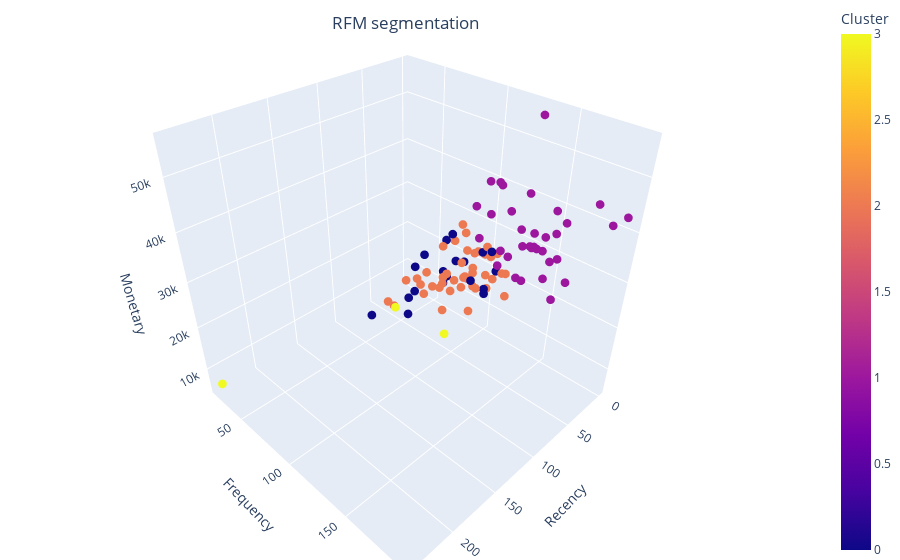

The notebook cell this image was saved under:
### Code cell
import plotly.express as px

color_map = {
    '0' : 'red',
    '1' : 'green',
    '2' : 'blue',
}

fig = px.scatter_3d(
    lrfm_all,
    x='Recency',
    y='Frequency',
    z='Monetary',
    color='Cluster',
    color_discrete_map=color_map,
)

fig.update_traces(marker_size = 3)

# tight layout
fig.update_layout(margin=dict(l=0, r=0, b=0, t=0),
                  title={
                    'text': "RFM segmentation",
                    'y':0.97,
                    'x':0.45,
                    'xanchor': 'center',
                    'yanchor': 'top'},
                    legend=dict(
                      yanchor="top",
                      y=0.97,
                      xanchor="left",
                      x=0.70,
                      itemsizing='constant',
                      itemwidth = 30))

fig.update_xaxes(tickformat=".0f")

### Figure 1 — Plotly figure (JSON) as saved in the notebook; plotly's stock layout.template omitted (floating-point values rounded to 4 significant figures)
{"data": [{"hovertemplate": "Recency=%{x}<br>Frequency=%{y}<br>Monetary=%{z}<br>Cluster=%{marker.color}<extra></extra>", "legendgroup": "", "marker": {"color": [1, 0, 1, 1, 1, 1, 0, 1, 1, 1, 1, 2, 2, 1, 1, 2, 1, 2, 2, 1, 1, 2, 2, 1, 0, 2, 2, 3, 2, 1, 1, 0, 2, 2, 2, 2, 2, 0, 1, 0, 2, 2, 2, 2, 2, 2, 2, 2, 2, 0, 1, 1, 0, 1, 1, 1, 1, 3, 0, 0, 0, 2, 1, 1, 3, 2, 2, 0, 2, 2, 1, 0, 0, 2, 2, 2, 1, 2, 0, 2, 1, 2, 2, 0, 2, 0, 0, 0, 1, 1, 2, 1, 1, 2, 1, 2, 2, 1, 2], "coloraxis": "coloraxis", "size": 3, "symbol": "circle"}, "mode": "markers", "name": "", "scene": "scene", "showlegend": false, "type": "scatter3d", "x": [10, 13, 22, 28, 2, 2, 7, 14, 8, 4, 8, 3, 1, 44, 3, 40, 10, 5, 5, 23, 17, 9, 17, 5, 38, 16, 17, 240, 10, 3, 21, 2, 27, 6, 28, 31, 8, 9, 7, 44, 6, 76, 51, 22, 62, 14, 3, 10, 76, 6, 14, 3, 7, 2, 2, 8, 3, 97, 7, 1, 6, 18, 3, 1, 118, 28, 2, 7, 6, 23, 15, 30, 5, 7, 13, 14, 6, 3, 77, 7, 44, 13, 6, 30, 34, 28, 36, 8, 8, 1, 13, 3, 16, 24, 22, 15, 21, 23, 3], "y": [151, 67, 153, 123, 192, 105, 44, 134, 137, 149, 134, 92, 100, 111, 156, 84, 132, 39, 90, 119, 131, 120, 86, 151, 118, 76, 96, 22, 81, 161, 142, 62, 94, 80, 98, 60, 102, 99, 176, 53, 52, 62, 56, 97, 83, 95, 88, 64, 56, 70, 122, 142, 101, 132, 135, 110, 116, 79, 63, 71, 66, 100, 143, 126, 135, 51, 70, 110, 83, 70, 143, 50, 81, 115, 86, 67, 154, 108, 39, 105, 170, 121, 101, 102, 90, 49, 48, 106, 103, 184, 88, 116, 105, 77, 134, 68, 115, 103, 98], "z": [29460.0, 12620.0, 27280.0, 29800.0, 42900.0, 39940.0, 16120.0, 23190.0, 33510.0, 39230.0, 55720.0, 23070.0, 14860.0, 39080.0, 37540.0, 11070.0, 41260.0, 7101.0, 14300.0, 25440.0, 23740.0, 16800.0, 20870.0, 34910.0, 20290.0, 12130.0, 19780.0, 6133.0, 28640.0, 25600.0, 32290.0, 21800.0, 19420.0, 12640.0, 19830.0, 10580.0, 25960.0, 24380.0, 43890.0, 5403.0, 8638.0, 12770.0, 15650.0, 10830.0, 22700.0, 24120.0, 18460.0, 21250.0, 12900.0, 24640.0, 26970.0, 29890.0, 15450.0, 29490.0, 29780.0, 40360.0, 35200.0, 17490.0, 14430.0, 17640.0, 13440.0, 16680.0, 32990.0, 28630.0, 23190.0, 12940.0, 22650.0, 21200.0, 15880.0, 12860.0, 31640.0, 9628.0, 19230.0, 21380.0, 27600.0, 12550.0, 20950.0, 24690.0, 6633.0, 23930.0, 36010.0, 22780.0, 18850.0, 20150.0, 18890.0, 15740.0, 8173.0, 25350.0, 33450.0, 40330.0, 23730.0, 35200.0, 41220.0, 17570.0, 35200.0, 14420.0, 21510.0, 29480.0, 23180.0]}], "layout": {"coloraxis": {"colorbar": {"title": {"text": "Cluster"}}, "colorscale": [[0, "#0d0887"], [0.1111, "#46039f"], [0.2222, "#7201a8"], [0.3333, "#9c179e"], [0.4444, "#bd3786"], [0.5556, "#d8576b"], [0.6667, "#ed7953"], [0.7778, "#fb9f3a"], [0.8889, "#fdca26"], [1, "#f0f921"]]}, "legend": {"itemsizing": "constant", "itemwidth": 30, "tracegroupgap": 0, "x": 0.7, "xanchor": "left", "y": 0.97, "yanchor": "top"}, "margin": {"b": 0, "l": 0, "r": 0, "t": 0}, "scene": {"domain": {"x": [0, 1], "y": [0, 1]}, "xaxis": {"title": {"text": "Recency"}}, "yaxis": {"title": {"text": "Frequency"}}, "zaxis": {"title": {"text": "Monetary"}}}, "title": {"text": "RFM segmentation", "x": 0.45, "xanchor": "center", "y": 0.97, "yanchor": "top"}, "xaxis": {"tickformat": ".0f"}}}
